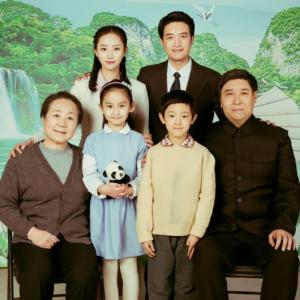
#> input picture opencv/manyface2.jpg, 300 x 300 px, found by its file name
$ python example24_facedetect.py
#> lines starting #> are read from the running program, lines starting #| are printed output that depends on the picture; after the words box and inside, x2 and y2 are one past the last pixel; in counts of white or black regions, pixels touching at a corner belong together; long printed decimals are rounded
#> further down, src is the input picture: shape (300, 300, 3); mean B, G, R 96.3, 118.7, 114.2
# 人脸检测

import cv2 as cv
import numpy as np

def face_detect_demo(image):
    gray = cv.cvtColor(image, cv.COLOR_BGR2GRAY)
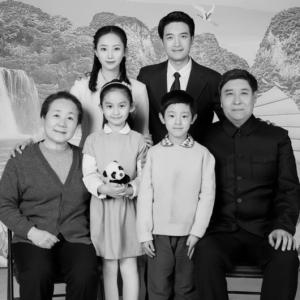
#> gray: shape (300, 300); min 0, max 244, mean 114.8
    face_detector = cv.CascadeClassifier('F:\pythonwork\opencv\haarcascade_frontalface_alt_tree.xml')
    faces = face_detector.detectMultiScale(gray, 1.2, 0)
#> faces = 32 rows, first 6: [164, 26, 29, 29], [101, 95, 29, 29], [164, 107, 29, 29], [159, 24, 35, 35], [162, 24, 35, 35], [93, 35, 35, 35]
    for x, y, w, h in faces:
        cv.rectangle(image, (x, y), (x + w, y + h), (0, 0, 255), 2)
#> this loop made 32 passes
#> (x, y, w, h) on passes 1 to 12: (164, 26, 29, 29), (101, 95, 29, 29), (164, 107, 29, 29), (159, 24, 35, 35), (162, 24, 35, 35), (93, 35, 35, 35), (221, 79, 35, 35), (221, 83, 35, 35), (97, 93, 35, 35), (100, 93, 35, 35), (45, 104, 35, 35), (162, 104, 35, 35)
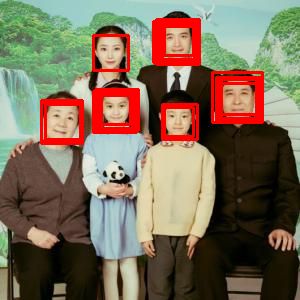
#> image: shape (300, 300, 3); 7.7% of pixels changed, all inside (x1, y1, x2, y2) = (40, 18, 264, 145)
    cv.imshow("result", image)


print("Hello to Opencv world")
src = cv.imread("F:\\pythonwork\\opencv\\manyface2.jpg")  # 地址

# cv.namedWindow("input image", cv.WINDOW_AUTOSIZE) # 窗口设置名称，自由尺寸
cv.imshow("origin", src)
t1 = cv.getTickCount()

face_detect_demo(src)

t2 = cv.getTickCount()
print((t2 - t1) / cv.getTickFrequency() * 1000)
#| 88.467
cv.waitKey(4000)

cv.destroyAllWindows()

$ run again, with opencv/circle_test.jpg copied over opencv/manyface2.jpg
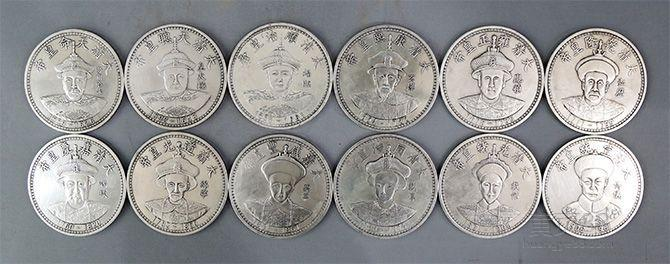
#> input picture opencv/circle_test.jpg, 670 x 264 px, found by its file name
#> src is the input picture: shape (264, 670, 3); mean B, G, R 147.7, 147.8, 148.5
#> faces = [[161, 173, 29, 29]]
#> the loop in face_detect_demo, `for x, y, w, h in faces:` made 1 pass
#> after the loop in face_detect_demo, `for x, y, w, h in faces:`:
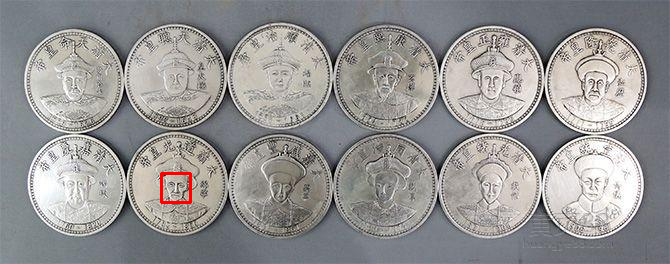
#> image: shape (264, 670, 3); 0.19% of pixels changed, all inside (x1, y1, x2, y2) = (160, 172, 192, 204)
#| 124.132
